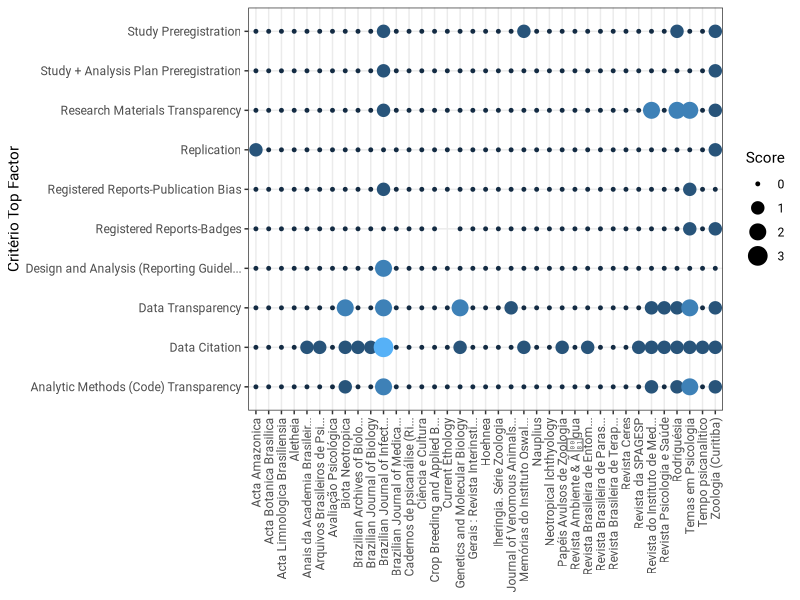
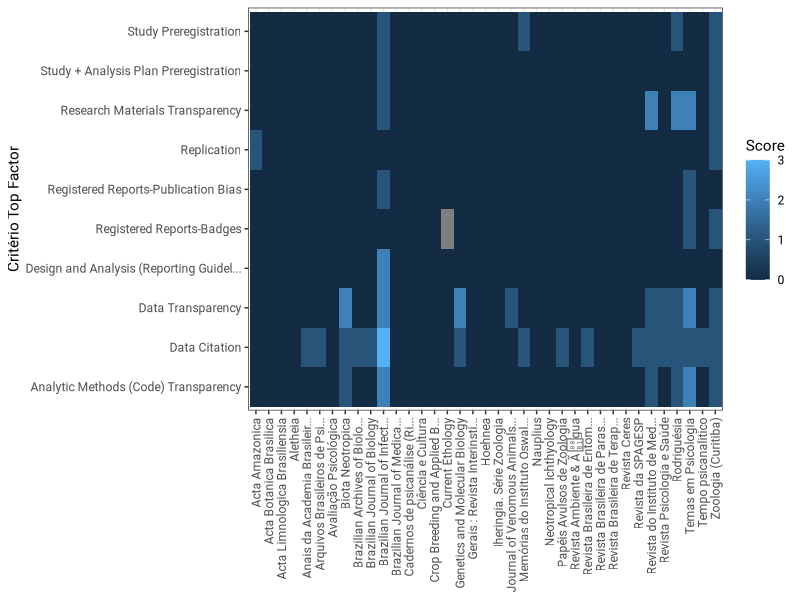

The R source for these figures, in order:
## ---- chunk 1
knitr::opts_chunk$set(echo = TRUE)
library(tidyverse)
theme_set(theme_bw(base_family = "Roboto"))
## ---- chunk 2
topfactor <- read_csv("data/topfactor_sheet1.csv")

de_interesse <- topfactor %>% 
  filter(Journal != "TransFormaçÃµes em Psicologia (Online)") %>% # Não foi feito o scoring 
  select(-c(person_responsible, `Society Affiliation (optional)`, `URL to author guidelines or policy`, Total)) %>% 
  select(-contains("Justification"))

de_interesse <- de_interesse %>% 
  setNames(str_trim(str_remove(colnames(de_interesse), 
             pattern = "\\(0 to 3\\)")))
## ---- chunk 3
longo <- de_interesse %>%
  pivot_longer(-c(Journal, Publisher), names_to = "Critério", values_to = "Score") %>% 
  mutate(Critério = case_when(
    Critério == "Registered Reports - Does the journal publish Registered Reports or take other steps to address publication bias?" ~ "Registered Reports-Publication Bias",
    Critério == "Registered Reports - Does the journal issue Open Science Badges?" ~ "Registered Reports-Badges",
    TRUE ~ Critério
  )) %>% 
  mutate(Critério = str_trunc(Critério, width = 40),
         Journal = str_trunc(Journal, width = 30),
         Score = as.integer(Score))
## ---- chunk 4
longo %>% 
  ggplot(aes(x=Journal, y=Critério, size=Score, colour=Score)) +
  geom_point() +
  theme(axis.text.x = element_text(angle = 90, vjust = 0.5, hjust=1)) +
  guides(colour=FALSE) +
  labs(x = NULL , y = "Critério Top Factor")

longo %>% 
  ggplot(aes(x=Journal, y=Critério, fill=Score)) +
  geom_tile() +
  theme(axis.text.x = element_text(angle = 90, vjust = 0.5, hjust=1)) +
  guides(colour=FALSE) +
  labs(x = NULL , y = "Critério Top Factor")
